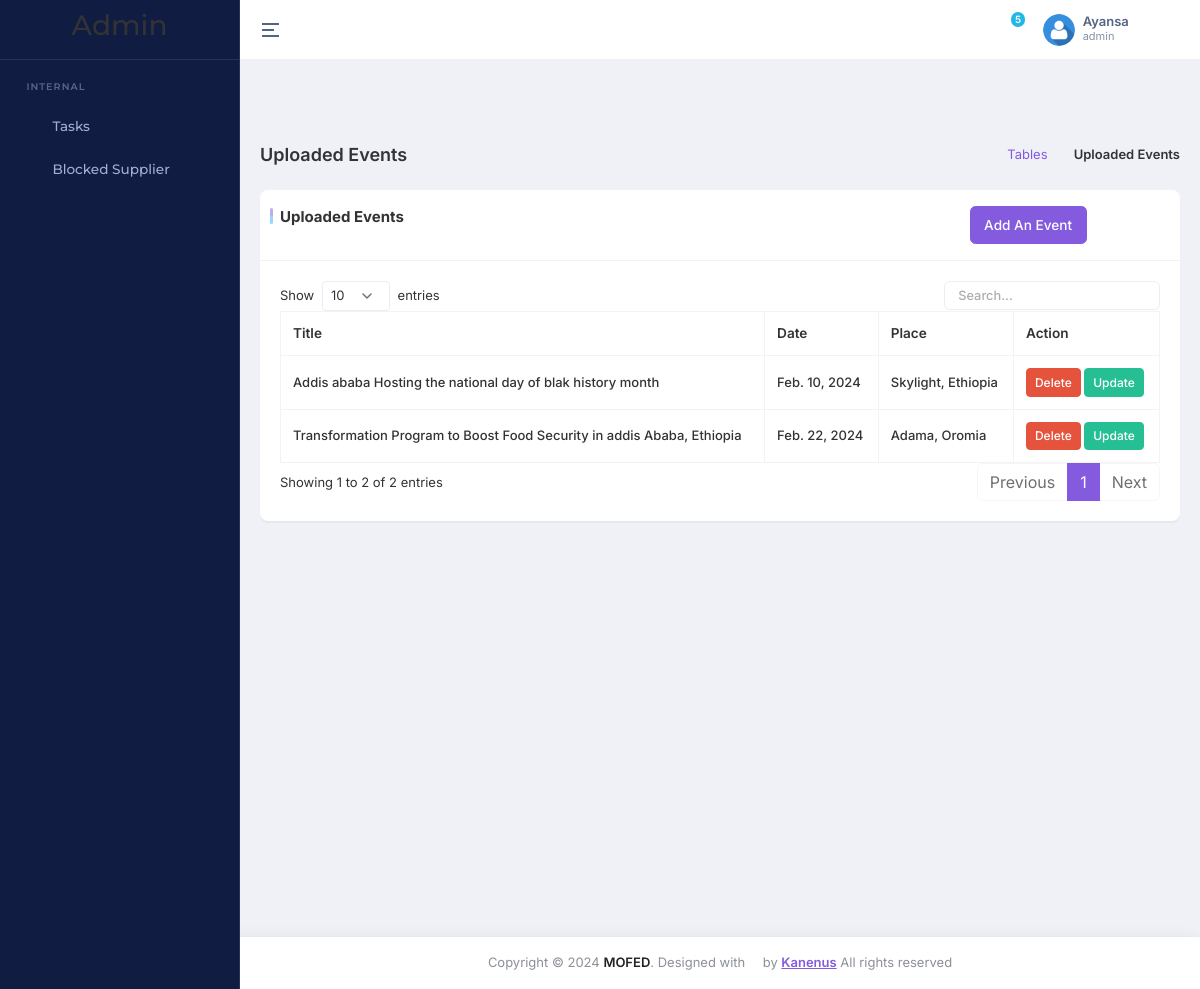
The page /dashboard/events_list/ (signed in) on the database its author committed.
### accounts/models.py (models this page shows)
class UserProfile(AbstractBaseUser, PermissionsMixin):
    email = models.EmailField(unique=True)
    first_name = models.CharField(('first name'), max_length=150, blank=True)
    last_name = models.CharField(('last name'), max_length=150, blank=True)
    role = models.CharField(max_length=20, choices=USER_ROLES, default='visitor')
    profile_pic = models.ImageField(upload_to='profile_pics/', null=True, blank=True)
    phonenumber = models.CharField(max_length=15, null=True, blank=True)
    groups = models.ManyToManyField(Group, blank=True, related_name='user_profiles')
    user_permissions = models.ManyToManyField(
        Permission, blank=True, related_name='user_profiles_permissions'
    )
    is_active = models.BooleanField(default=False)
    is_staff = models.BooleanField(default=False)
    is_superuser = models.BooleanField(default=False)
    status = models.CharField(max_length=100, choices=STATUS, default='Pending')
    created_date = models.DateTimeField(auto_now_add=True, editable=False)
    date_joined = models.DateTimeField(('date joined'), default=timezone.now)
    objects = MyUserManager()
    USERNAME_FIELD = 'email'
    REQUIRED_FIELDS = ['first_name', 'last_name'] # will appear at py manage.py createsuperuser thingy
    class Meta:
        ordering = ('-id',)

### dashboard/models.py (models this page shows)
class Event(models.Model):
    title = models.CharField(max_length=100)
    image = models.ImageField(upload_to='event_images')
    time = models.CharField(max_length=50)
    location = models.CharField(max_length=100)
    description = models.TextField()
    date = models.DateField()

### dashboard/views.py (the view)
# urls.py: path('events_list/', event_list, name='event_list'),
def event_list(request):
    events = Event.objects.all()
    return render(request, 'events_list.html', {'events': events})

### core/context_processors.py (called while the page is built)
def recent_news_mega(request):
    recent_news = NewsArticle.objects.order_by('-created_at')
    recent_news  = recent_news[:4] if recent_news else recent_news
    return {'recent_news_mega':recent_news}

def stgs(request):
    contact_info = ContactInfo.objects.first()
    quick_links = QuickLink.objects.all()
    pages = Pages.objects.first()
    return {
        'contact_info': contact_info,  # Include footer data in context
        'quick_links': quick_links,  # Include footer data in context
        'stg':Settings.objects.first(),
        'pages': pages
    }

### dashboard/templates/events_list.html (shortened to what this page needs)
{% extends 'base_new_admin.html' %}
{% load static %}
{% block main %}
<div class="main-content app-content">
    <div class="container-fluid">
        <div class="d-md-flex d-block align-items-center justify-content-between my-4 page-header-breadcrumb">
            <h1 class="page-title fw-semibold fs-18 mb-0">Uploaded Events</h1>
            <div class="ms-md-1 ms-0">
                <nav>
                    <ol class="breadcrumb mb-0">
                        <li class="breadcrumb-item"><a href="javascript:void(0);">Tables</a></li>
                        <li class="breadcrumb-item active" aria-current="page">Uploaded Events</li>
                    </ol>
                </nav>
            </div>
        </div>
        <div class="row">
            <div class="col-xl-12">
                <div class="card custom-card">
                    <div class="card-header">
                        <div class="col-lg-11">
                            <div class="card-title">
                                Uploaded Events
                                <a href="{% url 'add_event' %}" class="btn btn-primary float-end">Add an Event </a>
                            </div>
                        </div>
                    </div>
                    <div class="card-body">
                        <div class="table-responsive">
                            <table id="datatable-basic" class="table table-bordered text-nowrap w-100 datatable">
                                <thead>
                                    <tr>
                                        <th>Title</th>
                                        <th>Date</th>
                                        <th>Place</th>
                                        <th>Action</th>
                                    </tr>
                                </thead>
                                <tbody>
                                    {% for event in events %}
                                    <tr>
                                        <td>{{ event.title }}</td>
                                        <td>{{ event.date }}</td>
                                        <td>{{ event.location }}</td>
                                        <td>
                                            <button class="btn btn-danger btn-sm" onclick="confirmDelete('{{ event.id }}')">Delete</button>
                                            <a href="{% url 'update_event' event_id=event.id %}" class="btn btn-success btn-sm">Update</a>
                                        </td>
                                    </tr>
                                    {% endfor %}
                                </tbody>
                            </table>
                        </div>
                    </div>
                </div>
            </div>
        </div>
    </div>
</div>
{% endblock %}

### task_manager/templates/base_new_admin.html (shortened to what this page needs)
{% load static %}
{% load menu_tags %}
{% load static cms_tags sekizai_tags  %}
<!DOCTYPE html>
<html lang="en" dir="ltr" data-nav-layout="vertical" data-theme-mode="light" data-header-styles="light" data-menu-styles="dark" data-toggled="close">
<head>
    <link id="style" href="{% static 'dashboard/libs/bootstrap/css/bootstrap.min.css' %}" rel="stylesheet" >
    <link href="{% static 'dashboard/css/styles.min.css' %}" rel="stylesheet" >
    <link href="{% static 'dashboard/css/icons.css' %}" rel="stylesheet" >
    <link href="{% static 'dashboard/libs/node-waves/waves.min.css' %}" rel="stylesheet" >
    <link href="{% static 'dashboard/libs/simplebar/simplebar.min.css' %}" rel="stylesheet" >
    <link rel="stylesheet" href="{% static 'dashboard/libs/flatpickr/flatpickr.min.css' %}">
    <link rel="stylesheet" href="{% static 'dashboard/libs/@simonwep/pickr/themes/nano.min.css' %}">
    <link rel="stylesheet" href="{% static 'dashboard/libs/jsvectormap/css/jsvectormap.min.css' %}">
    <link rel="stylesheet" href="{% static 'dashboard/libs/swiper/swiper-bundle.min.css' %}">
    <link rel="stylesheet" href="{% static 'dashboard/libs/choices.js/public/assets/styles/choices.min.css' %}">
</head>
<body>
    <div class="page">
        <header class="app-header" style="position: relative;">
            <div class="main-header-container container-fluid">
                <div class="header-content-left">
                    <div class="header-element">
                        <a aria-label="Hide Sidebar" class="sidemenu-toggle header-link animated-arrow hor-toggle horizontal-navtoggle" data-bs-toggle="sidebar" href="javascript:void(0);"><span></span></a>
                    </div>
                </div>
                <div class="header-content-right">
                    <div class="header-element header-theme-mode">
                        <a href="javascript:void(0);" class="header-link layout-setting">
                            <span class="light-layout">
                            <i class="bx bx-moon header-link-icon"></i>
                            </span>
                        </a>
                    </div>
                    <div class="header-element notifications-dropdown">
                        <a href="javascript:void(0);" class="header-link dropdown-toggle" data-bs-toggle="dropdown" data-bs-auto-close="outside" id="messageDropdown" aria-expanded="false">
                            <i class="bx bx-bell header-link-icon"></i>
                            <span class="badge bg-secondary rounded-pill header-icon-badge pulse pulse-secondary" id="notification-icon-badge">5</span>
                        </a>
                    </div>
                    <div class="header-element">
                        <a href="javascript:void(0);" class="header-link dropdown-toggle" id="mainHeaderProfile" data-bs-toggle="dropdown" data-bs-auto-close="outside" aria-expanded="false">
                            <div class="d-flex align-items-center">
                                <div class="me-sm-2 me-0">
                                    {% if user.profile_pic %}
                                    <img src="{{ user.profile_pic.url }}"  alt="img" width="32" height="32" class="rounded-circle">
                                    {% else %}
                                    <img src="{% static 'front/imgs/team/user.png' %}"  alt="img" width="32" height="32" class="rounded-circle">
                                    {% endif %}
                                </div>
                                <div class="d-sm-block d-none">
                                    <p class="fw-semibold mb-0 lh-1">{{user.first_name}}</p>
                                    <span class="op-7 fw-normal d-block fs-11">{{user.role}}</span>
                                </div>
                            </div>
                        </a>
                    </div>
                    <div class="header-element">
                        <a href="javascript:void(0);" class="header-link switcher-icon" data-bs-toggle="offcanvas" data-bs-target="#switcher-canvas">
                            <i class="bx bx-cog header-link-icon"></i>
                        </a>
                    </div>
                </div>
            </div>
        </header>
        <aside class="app-sidebar sticky" id="sidebar">
            <div class="main-sidebar-header">
                <a href="" class="header-logo">
                    <h3>Admin </h3>
                </a>
            </div>
            <div class="main-sidebar" id="sidebar-scroll">
                <nav class="main-menu-container nav nav-pills flex-column sub-open">
                    <ul class="main-menu">
                        <li class="slide__category"><span class="category-name">Internal</span></li>
                        <li class="slide has-sub">
                            <a href="javascript:void(0);" class="side-menu__item">
                                <i class="bx bx-task side-menu__icon"></i>
                                <span class="side-menu__label">Tasks</span>
                                <i class="fe fe-chevron-right side-menu__angle"></i>
                            </a>
                        </li>
                        <li class="slide">
                            <a href="{% url 'supplier_list' %}" class="side-menu__item">
                                <i class="bx bx-block side-menu__icon"></i>
                                <span class="side-menu__label">Blocked Supplier</span>
                            </a>
                        </li>
                    </ul>
                </nav>
            </div>
        </aside>
        {% block main%}{% endblock %}
        <footer class="footer mt-auto py-3 bg-white text-center">
            <div class="container">
                <span class="text-muted"> Copyright © <span id="year"></span> <a
                        href="javascript:void(0);" class="text-dark fw-semibold">MOFED</a>.
                    Designed with <span class="bi bi-heart-fill text-danger"></span> by <a href="javascript:void(0);">
                        <span class="fw-semibold text-primary text-decoration-underline">Kanenus</span>
                    </a> All
                    rights
                    reserved
                </span>
            </div>
        </footer>
    </div>
</body>
</html>

### rows shown on the page
UserProfile: first_name "Ayansa", role "admin"
Event: title "Transformation Program to Boost Food Security in addis Ababa, Ethiopia", date "Feb. 22, 2024", location "Adama, Oromia"
Event: title "Addis ababa Hosting the national day of blak history month", date "Feb. 10, 2024", location "Skylight, Ethiopia"
